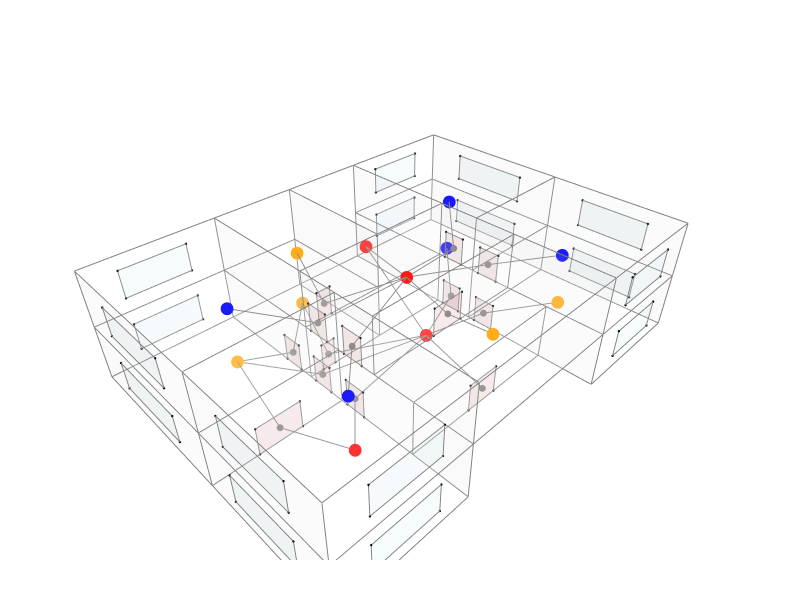

Notebook code cell kept with this figure:
### Markdown cell above
## 13. Visualize

### Code cell
# Set all face colors and opacities
for f in Topology.Faces(cc_building):
    d = Dictionary.ByKeysValues(["color", "opacity"], ["white", 0.05])
    Topology.SetDictionary(f, d)

for f in door_faces:
    d = Dictionary.ByKeysValues(["color", "opacity"], ["brown", 0.6])
    Topology.SetDictionary(f, d)

for f in window_faces:
    d = Dictionary.ByKeysValues(["color", "opacity"], ["lightblue", 0.6])
    Topology.SetDictionary(f, d)

for v in Topology.Vertices(cc_building):
    d = Dictionary.ByKeysValues(["size", "color"], [0, "white"])
    Topology.SetDictionary(v, d)

for i, v in enumerate(cell_vertices):
    if i in room_info:
        color = privacy_colors[room_info[i]["privacy"]]
        d = Dictionary.ByKeysValues(["size", "color"], [15, color])
        Topology.SetDictionary(v, d)

for v in door_apt_centroids:
    d = Dictionary.ByKeysValues(["size", "color"], [8, "gray"])
    Topology.SetDictionary(v, d)

door_cluster = Cluster.ByTopologies(door_faces)
window_cluster = Cluster.ByTopologies(window_faces)

Topology.Show(cc_building, door_cluster, window_cluster, g_privacy,
              vertexSizeKey="size",
              vertexColorKey="color",
              faceColorKey="color",
              opacityKey="FakeKey",
              faceOpacity=0.1,
              edgeColor="gray",
              edgeWidth=2,
              width=800,
              height=600,
              backgroundColor="white",
              renderer=renderer)

### Figure 1 — Plotly figure (JSON) as saved in the notebook; plotly's stock layout.template omitted (floating-point values rounded to 4 significant figures; data arrays with more than 128 entries replaced by an {"elided": "..."} marker saying what was removed)
{"data": [{"customdata": ["", "", "", "", "", "", "", "", "", "", "", "", "", "", "", "", "", "", "", "", "", "", "", "", "", "", "", "", "", "", "", "", "", "", "", "", "", "", "", "", "", "", "", "", "", "", "", "", "", "", "", "", "", "", "", "", "", ""], "hoverinfo": "text", "hovertemplate": ["Click ", "Click ", "Click ", "Click ", "Click ", "Click ", "Click ", "Click ", "Click ", "Click ", "Click ", "Click ", "Click ", "Click ", "Click ", "Click ", "Click ", "Click ", "Click ", "Click ", "Click ", "Click ", "Click ", "Click ", "Click ", "Click ", "Click ", "Click ", "Click ", "Click ", "Click ", "Click ", "Click ", "Click ", "Click ", "Click ", "Click ", "Click ", "Click ", "Click ", "Click ", "Click ", "Click ", "Click ", "Click ", "Click ", "Click ", "Click ", "Click ", "Click ", "Click ", "Click ", "Click ", "Click ", "Click ", "Click ", "Click ", "Click "], "hovertext": ["", "", "", "", "", "", "", "", "", "", "", "", "", "", "", "", "", "", "", "", "", "", "", "", "", "", "", "", "", "", "", "", "", "", "", "", "", "", "", "", "", "", "", "", "", "", "", "", "", "", "", "", "", "", "", "", "", ""], "legendgroup": "1", "legendrank": 1, "marker": {"color": ["#FFFFFF", "#FFFFFF", "#FFFFFF", "#FFFFFF", "#FFFFFF", "#FFFFFF", "#FFFFFF", "#FFFFFF", "#FFFFFF", "#FFFFFF", "#FFFFFF", "#FFFFFF", "#FFFFFF", "#FFFFFF", "#FFFFFF", "#FFFFFF", "#FFFFFF", "#FFFFFF", "#FFFFFF", "#FFFFFF", "#FFFFFF", "#FFFFFF", "#FFFFFF", "#FFFFFF", "#FFFFFF", "#FFFFFF", "#FFFFFF", "#FFFFFF", "#FFFFFF", "#FFFFFF", "#FFFFFF", "#FFFFFF", "#FFFFFF", "#FFFFFF", "#FFFFFF", "#FFFFFF", "#FFFFFF", "#FFFFFF", "#FFFFFF", "#FFFFFF", "#FFFFFF", "#FFFFFF", "#FFFFFF", "#FFFFFF", "#FFFFFF", "#FFFFFF", "#FFFFFF", "#FFFFFF", "#FFFFFF", "#FFFFFF", "#FFFFFF", "#FFFFFF", "#FFFFFF", "#FFFFFF", "#FFFFFF", "#FFFFFF", "#FFFFFF", "#FFFFFF"], "line": {"width": 0}, "opacity": 1, "size": [1.1, 1.1, 1.1, 1.1, 1.1, 1.1, 1.1, 1.1, 1.1, 1.1, 1.1, 1.1, 1.1, 1.1, 1.1, 1.1, 1.1, 1.1, 1.1, 1.1, 1.1, 1.1, 1.1, 1.1, 1.1, 1.1, 1.1, 1.1, 1.1, 1.1, 1.1, 1.1, 1.1, 1.1, 1.1, 1.1, 1.1, 1.1, 1.1, 1.1, 1.1, 1.1, 1.1, 1.1, 1.1, 1.1, 1.1, 1.1, 1.1, 1.1, 1.1, 1.1, 1.1, 1.1, 1.1, 1.1, 1.1, 1.1], "sizemode": "diameter", "symbol": "circle"}, "mode": "markers", "name": "1: Untitled (Vertices)", "showlegend": false, "text": ["", "", "", "", "", "", "", "", "", "", "", "", "", "", "", "", "", "", "", "", "", "", "", "", "", "", "", "", "", "", "", "", "", "", "", "", "", "", "", "", "", "", "", "", "", "", "", "", "", "", "", "", "", "", "", "", "", ""], "type": "scatter3d", "x": [21, 21, 30, 30, 21, 21, 21, 30, 30, 21, 21, 21, 21, 30, 21, 30, 21, 15, 15, 9, 9, 9, 9, 9, 9, 21, 30, 21, 21, 30, 15, 15, 15, 15, 21, 30, 21, 9, 9, 16.2, 13.8, 9, 9, 9, 9, 9, 9, 0, 0, 0, 0, 0, 0, 9, 0, 9, 0, 0], "y": [10, 10, 10, 10, 13, 13, 22, 22, 22, 22, 7, 7, 0, 0, 4, 0, 0, 13, 13, 10, 13, 7, 7, 10, 13, 10, 10, 13, 22, 22, 22, 22, 22, 13, 0, 0, 4, 0, 0, 4, 4, 4, 10, 4, 13, 22, 22, 10, 22, 10, 22, 0, 0, 22, 0, 0, 10, 22], "z": [8, 4, 4, 8, 4, 8, 4, 4, 8, 8, 8, 4, 4, 4, 4, 8, 8, 8, 4, 8, 8, 8, 4, 4, 4, 0, 0, 0, 0, 0, 0, 4, 8, 0, 0, 0, 0, 8, 4, 4, 4, 4, 0, 0, 0, 8, 4, 8, 8, 4, 4, 8, 4, 0, 0, 0, 0, 0]}, {"hoverinfo": "text", "legendgroup": "2", "legendrank": 2, "line": {"color": "gray", "dash": "solid", "width": 2}, "marker": {"size": 0}, "mode": "lines", "name": "1: Untitled (Edges)", "showlegend": false, "text": "", "type": "scatter3d", "x": {"elided": "342 float values"}, "y": {"elided": "342 int values"}, "z": {"elided": "342 int values"}}, {"cmax": 1, "cmin": 0, "color": "#FAFAFA", "colorscale": [[0, "#440154"], [0.1111, "#482878"], [0.2222, "#3e4989"], [0.3333, "#31688e"], [0.4444, "#26828e"], [0.5556, "#1f9e89"], [0.6667, "#35b779"], [0.7778, "#6ece58"], [0.8889, "#b5de2b"], [1, "#fde725"]], "facecolor": {"elided": "177 str values"}, "flatshading": true, "hoverinfo": "text", "hovertext": {"elided": "177 str values"}, "i": {"elided": "177 int values"}, "j": {"elided": "177 int values"}, "k": {"elided": "177 int values"}, "legendgroup": "3", "legendrank": 3, "lighting": {"facenormalsepsilon": 0}, "name": "1: Untitled (Faces)", "opacity": 0.1, "showlegend": false, "showscale": false, "text": {"elided": "177 str values"}, "type": "mesh3d", "x": [30, 21, 21, 30, 21, 21, 30, 21, 30, 21, 21, 21, 21, 30, 21, 30, 21, 15, 15, 9, 9, 9, 9, 9, 9, 30, 21, 21, 21, 30, 15, 15, 15, 15, 30, 21, 21, 9, 9, 16.2, 13.8, 9, 9, 9, 9, 9, 9, 0, 0, 0, 0, 0, 0, 9, 9, 0, 0, 0], "y": [10, 10, 10, 10, 13, 13, 22, 22, 22, 22, 7, 7, 4, 0, 0, 0, 0, 13, 13, 13, 10, 7, 7, 10, 13, 10, 10, 13, 22, 22, 22, 22, 22, 13, 0, 0, 4, 0, 0, 4, 4, 4, 10, 4, 13, 22, 22, 22, 10, 10, 22, 0, 0, 22, 0, 0, 10, 22], "z": [4, 8, 4, 8, 8, 4, 4, 4, 8, 8, 4, 8, 4, 4, 4, 8, 8, 4, 8, 8, 8, 8, 4, 4, 4, 0, 0, 0, 0, 0, 0, 4, 8, 0, 0, 0, 0, 8, 4, 4, 4, 4, 0, 0, 0, 8, 4, 8, 8, 4, 4, 8, 4, 0, 0, 0, 0, 0]}, {"customdata": ["", "", "", "", "", "", "", "", "", "", "", "", "", "", "", "", "", "", "", "", "", "", "", "", "", "", "", "", "", "", "", "", "", "", "", "", "", "", "", "", "", "", "", "", "", "", "", "", "", "", "", "", "", "", "", ""], "hoverinfo": "text", "hovertemplate": ["Click ", "Click ", "Click ", "Click ", "Click ", "Click ", "Click ", "Click ", "Click ", "Click ", "Click ", "Click ", "Click ", "Click ", "Click ", "Click ", "Click ", "Click ", "Click ", "Click ", "Click ", "Click ", "Click ", "Click ", "Click ", "Click ", "Click ", "Click ", "Click ", "Click ", "Click ", "Click ", "Click ", "Click ", "Click ", "Click ", "Click ", "Click ", "Click ", "Click ", "Click ", "Click ", "Click ", "Click ", "Click ", "Click ", "Click ", "Click ", "Click ", "Click ", "Click ", "Click ", "Click ", "Click ", "Click ", "Click "], "hovertext": ["", "", "", "", "", "", "", "", "", "", "", "", "", "", "", "", "", "", "", "", "", "", "", "", "", "", "", "", "", "", "", "", "", "", "", "", "", "", "", "", "", "", "", "", "", "", "", "", "", "", "", "", "", "", "", ""], "legendgroup": "5", "legendrank": 5, "marker": {"color": ["#000000", "#000000", "#000000", "#000000", "#000000", "#000000", "#000000", "#000000", "#000000", "#000000", "#000000", "#000000", "#000000", "#000000", "#000000", "#000000", "#000000", "#000000", "#000000", "#000000", "#000000", "#000000", "#000000", "#000000", "#000000", "#000000", "#000000", "#000000", "#000000", "#000000", "#000000", "#000000", "#000000", "#000000", "#000000", "#000000", "#000000", "#000000", "#000000", "#000000", "#000000", "#000000", "#000000", "#000000", "#000000", "#000000", "#000000", "#000000", "#000000", "#000000", "#000000", "#000000", "#000000", "#000000", "#000000", "#000000"], "line": {"width": 0}, "opacity": 1, "size": [2.8, 2.8, 2.8, 2.8, 2.8, 2.8, 2.8, 2.8, 2.8, 2.8, 2.8, 2.8, 2.8, 2.8, 2.8, 2.8, 2.8, 2.8, 2.8, 2.8, 2.8, 2.8, 2.8, 2.8, 2.8, 2.8, 2.8, 2.8, 2.8, 2.8, 2.8, 2.8, 2.8, 2.8, 2.8, 2.8, 2.8, 2.8, 2.8, 2.8, 2.8, 2.8, 2.8, 2.8, 2.8, 2.8, 2.8, 2.8, 2.8, 2.8, 2.8, 2.8, 2.8, 2.8, 2.8, 2.8], "sizemode": "diameter", "symbol": "circle"}, "mode": "markers", "name": "2: Untitled (Vertices)", "showlegend": false, "text": ["", "", "", "", "", "", "", "", "", "", "", "", "", "", "", "", "", "", "", "", "", "", "", "", "", "", "", "", "", "", "", "", "", "", "", "", "", "", "", "", "", "", "", "", "", "", "", "", "", "", "", "", "", "", "", ""], "type": "scatter3d", "x": [13.8, 16.2, 16.2, 13.8, 16.2, 13.8, 13.8, 16.2, 10, 10, 11, 11, 21, 21, 21, 21, 21, 21, 21, 21, 9, 9, 9, 9, 9, 9, 9, 9, 21, 21, 21, 21, 21, 21, 21, 21, 9, 9, 9, 9, 9, 9, 9, 9, 9, 9, 9, 9, 6, 6, 3, 3, 10, 10, 11, 11], "y": [7, 7, 7, 7, 4, 4, 4, 4, 13, 13, 13, 13, 9.5, 9.5, 8, 8, 12.5, 12.5, 11, 11, 9.5, 9.5, 8, 8, 12.5, 12.5, 11, 11, 9.5, 9.5, 8, 8, 12.5, 12.5, 11, 11, 15.5, 15.5, 14, 14, 9.5, 9.5, 8, 8, 12.5, 12.5, 11, 11, 10, 10, 10, 10, 13, 13, 13, 13], "z": [4, 4, 6, 6, 0, 0, 2, 2, 6, 4, 4, 6, 6, 4, 4, 6, 6, 4, 4, 6, 6, 4, 4, 6, 6, 4, 4, 6, 2, 0, 0, 2, 2, 0, 0, 2, 2, 0, 0, 2, 2, 0, 0, 2, 2, 0, 0, 2, 2, 0, 0, 2, 2, 0, 0, 2]}, {"hoverinfo": "text", "legendgroup": "6", "legendrank": 6, "line": {"color": "gray", "dash": "solid", "width": 2}, "marker": {"size": 0}, "mode": "lines", "name": "2: Untitled (Edges)", "showlegend": false, "text": "", "type": "scatter3d", "x": {"elided": "168 float values"}, "y": {"elided": "168 float values"}, "z": {"elided": "168 int values"}}, {"cmax": 1, "cmin": 0, "color": "#FAFAFA", "colorscale": [[0, "#440154"], [0.1111, "#482878"], [0.2222, "#3e4989"], [0.3333, "#31688e"], [0.4444, "#26828e"], [0.5556, "#1f9e89"], [0.6667, "#35b779"], [0.7778, "#6ece58"], [0.8889, "#b5de2b"], [1, "#fde725"]], "facecolor": ["#A52A2A", "#A52A2A", "#A52A2A", "#A52A2A", "#A52A2A", "#A52A2A", "#A52A2A", "#A52A2A", "#A52A2A", "#A52A2A", "#A52A2A", "#A52A2A", "#A52A2A", "#A52A2A", "#A52A2A", "#A52A2A", "#A52A2A", "#A52A2A", "#A52A2A", "#A52A2A", "#A52A2A", "#A52A2A", "#A52A2A", "#A52A2A", "#A52A2A", "#A52A2A", "#A52A2A", "#A52A2A"], "flatshading": true, "hoverinfo": "text", "hovertext": ["Face_01", "Face_02", "Face_03", "Face_04", "Face_05", "Face_06", "Face_07", "Face_08", "Face_09", "Face_10", "Face_11", "Face_12", "Face_13", "Face_14", "Face_15", "Face_16", "Face_17", "Face_18", "Face_19", "Face_20", "Face_21", "Face_22", "Face_23", "Face_24", "Face_25", "Face_26", "Face_27", "Face_28"], "i": [0, 0, 4, 4, 8, 8, 12, 12, 16, 16, 20, 20, 24, 24, 28, 28, 32, 32, 36, 36, 40, 40, 44, 44, 48, 48, 52, 52], "j": [1, 2, 5, 6, 9, 11, 13, 15, 17, 19, 21, 23, 25, 27, 29, 31, 33, 35, 37, 39, 41, 43, 45, 47, 49, 50, 53, 55], "k": [2, 3, 6, 7, 10, 9, 14, 13, 18, 17, 22, 21, 26, 25, 30, 29, 34, 33, 38, 37, 42, 41, 46, 45, 50, 51, 54, 53], "legendgroup": "7", "legendrank": 7, "lighting": {"facenormalsepsilon": 0}, "name": "2: Untitled (Faces)", "opacity": 0.1, "showlegend": false, "showscale": false, "text": ["Face_01", "Face_02", "Face_03", "Face_04", "Face_05", "Face_06", "Face_07", "Face_08", "Face_09", "Face_10", "Face_11", "Face_12", "Face_13", "Face_14", "Face_15", "Face_16", "Face_17", "Face_18", "Face_19", "Face_20", "Face_21", "Face_22", "Face_23", "Face_24", "Face_25", "Face_26", "Face_27", "Face_28"], "type": "mesh3d", "x": [16.2, 16.2, 13.8, 13.8, 16.2, 16.2, 13.8, 13.8, 11, 10, 10, 11, 21, 21, 21, 21, 21, 21, 21, 21, 9, 9, 9, 9, 9, 9, 9, 9, 21, 21, 21, 21, 21, 21, 21, 21, 9, 9, 9, 9, 9, 9, 9, 9, 9, 9, 9, 9, 6, 6, 3, 3, 11, 10, 10, 11], "y": [7, 7, 7, 7, 4, 4, 4, 4, 13, 13, 13, 13, 8, 9.5, 9.5, 8, 11, 12.5, 12.5, 11, 8, 9.5, 9.5, 8, 11, 12.5, 12.5, 11, 8, 9.5, 9.5, 8, 11, 12.5, 12.5, 11, 14, 15.5, 15.5, 14, 8, 9.5, 9.5, 8, 11, 12.5, 12.5, 11, 10, 10, 10, 10, 13, 13, 13, 13], "z": [4, 6, 6, 4, 2, 0, 0, 2, 4, 6, 4, 6, 4, 6, 4, 6, 4, 6, 4, 6, 4, 6, 4, 6, 4, 6, 4, 6, 0, 2, 0, 2, 0, 2, 0, 2, 0, 2, 0, 2, 0, 2, 0, 2, 0, 2, 0, 2, 2, 0, 0, 2, 0, 2, 0, 2]}, {"customdata": ["", "", "", "", "", "", "", "", "", "", "", "", "", "", "", "", "", "", "", "", "", "", "", "", "", "", "", "", "", "", "", "", "", "", "", "", "", "", "", "", "", "", "", "", "", "", "", "", "", "", "", "", "", "", "", "", "", "", "", "", "", "", "", ""], "hoverinfo": "text", "hovertemplate": ["Click ", "Click ", "Click ", "Click ", "Click ", "Click ", "Click ", "Click ", "Click ", "Click ", "Click ", "Click ", "Click ", "Click ", "Click ", "Click ", "Click ", "Click ", "Click ", "Click ", "Click ", "Click ", "Click ", "Click ", "Click ", "Click ", "Click ", "Click ", "Click ", "Click ", "Click ", "Click ", "Click ", "Click ", "Click ", "Click ", "Click ", "Click ", "Click ", "Click ", "Click ", "Click ", "Click ", "Click ", "Click ", "Click ", "Click ", "Click ", "Click ", "Click ", "Click ", "Click ", "Click ", "Click ", "Click ", "Click ", "Click ", "Click ", "Click ", "Click ", "Click ", "Click ", "Click ", "Click "], "hovertext": ["", "", "", "", "", "", "", "", "", "", "", "", "", "", "", "", "", "", "", "", "", "", "", "", "", "", "", "", "", "", "", "", "", "", "", "", "", "", "", "", "", "", "", "", "", "", "", "", "", "", "", "", "", "", "", "", "", "", "", "", "", "", "", ""], "legendgroup": "9", "legendrank": 9, "marker": {"color": ["#000000", "#000000", "#000000", "#000000", "#000000", "#000000", "#000000", "#000000", "#000000", "#000000", "#000000", "#000000", "#000000", "#000000", "#000000", "#000000", "#000000", "#000000", "#000000", "#000000", "#000000", "#000000", "#000000", "#000000", "#000000", "#000000", "#000000", "#000000", "#000000", "#000000", "#000000", "#000000", "#000000", "#000000", "#000000", "#000000", "#000000", "#000000", "#000000", "#000000", "#000000", "#000000", "#000000", "#000000", "#000000", "#000000", "#000000", "#000000", "#000000", "#000000", "#000000", "#000000", "#000000", "#000000", "#000000", "#000000", "#000000", "#000000", "#000000", "#000000", "#000000", "#000000", "#000000", "#000000"], "line": {"width": 0}, "opacity": 1, "size": [2.8, 2.8, 2.8, 2.8, 2.8, 2.8, 2.8, 2.8, 2.8, 2.8, 2.8, 2.8, 2.8, 2.8, 2.8, 2.8, 2.8, 2.8, 2.8, 2.8, 2.8, 2.8, 2.8, 2.8, 2.8, 2.8, 2.8, 2.8, 2.8, 2.8, 2.8, 2.8, 2.8, 2.8, 2.8, 2.8, 2.8, 2.8, 2.8, 2.8, 2.8, 2.8, 2.8, 2.8, 2.8, 2.8, 2.8, 2.8, 2.8, 2.8, 2.8, 2.8, 2.8, 2.8, 2.8, 2.8, 2.8, 2.8, 2.8, 2.8, 2.8, 2.8, 2.8, 2.8], "sizemode": "diameter", "symbol": "circle"}, "mode": "markers", "name": "3: Untitled (Vertices)", "showlegend": false, "text": ["", "", "", "", "", "", "", "", "", "", "", "", "", "", "", "", "", "", "", "", "", "", "", "", "", "", "", "", "", "", "", "", "", "", "", "", "", "", "", "", "", "", "", "", "", "", "", "", "", "", "", "", "", "", "", "", "", "", "", "", "", "", "", ""], "type": "scatter3d", "x": [23.25, 27.75, 27.75, 23.25, 30, 30, 30, 30, 30, 30, 30, 30, 27.75, 23.25, 23.25, 27.75, 6.75, 2.25, 2.25, 6.75, 0, 0, 0, 0, 0, 0, 0, 0, 2.25, 6.75, 6.75, 2.25, 23.25, 27.75, 27.75, 23.25, 30, 30, 30, 30, 30, 30, 30, 30, 27.75, 23.25, 23.25, 27.75, 6.75, 2.25, 2.25, 6.75, 0, 0, 0, 0, 0, 0, 0, 0, 2.25, 6.75, 6.75, 2.25], "y": [0, 0, 0, 0, 2.5, 7.5, 7.5, 2.5, 13, 19, 19, 13, 22, 22, 22, 22, 22, 22, 22, 22, 19, 13, 13, 19, 2.5, 7.5, 7.5, 2.5, 0, 0, 0, 0, 0, 0, 0, 0, 2.5, 7.5, 7.5, 2.5, 13, 19, 19, 13, 22, 22, 22, 22, 22, 22, 22, 22, 19, 13, 13, 19, 2.5, 7.5, 7.5, 2.5, 0, 0, 0, 0], "z": [5, 5, 7, 7, 5, 5, 7, 7, 5, 5, 7, 7, 5, 5, 7, 7, 5, 5, 7, 7, 5, 5, 7, 7, 5, 5, 7, 7, 5, 5, 7, 7, 1, 1, 3, 3, 1, 1, 3, 3, 1, 1, 3, 3, 1, 1, 3, 3, 1, 1, 3, 3, 1, 1, 3, 3, 1, 1, 3, 3, 1, 1, 3, 3]}, {"hoverinfo": "text", "legendgroup": "10", "legendrank": 10, "line": {"color": "gray", "dash": "solid", "width": 2}, "marker": {"size": 0}, "mode": "lines", "name": "3: Untitled (Edges)", "showlegend": false, "text": "", "type": "scatter3d", "x": {"elided": "192 float values"}, "y": {"elided": "192 float values"}, "z": {"elided": "192 int values"}}, {"cmax": 1, "cmin": 0, "color": "#FAFAFA", "colorscale": [[0, "#440154"], [0.1111, "#482878"], [0.2222, "#3e4989"], [0.3333, "#31688e"], [0.4444, "#26828e"], [0.5556, "#1f9e89"], [0.6667, "#35b779"], [0.7778, "#6ece58"], [0.8889, "#b5de2b"], [1, "#fde725"]], "facecolor": ["#ADD8E6", "#ADD8E6", "#ADD8E6", "#ADD8E6", "#ADD8E6", "#ADD8E6", "#ADD8E6", "#ADD8E6", "#ADD8E6", "#ADD8E6", "#ADD8E6", "#ADD8E6", "#ADD8E6", "#ADD8E6", "#ADD8E6", "#ADD8E6", "#ADD8E6", "#ADD8E6", "#ADD8E6", "#ADD8E6", "#ADD8E6", "#ADD8E6", "#ADD8E6", "#ADD8E6", "#ADD8E6", "#ADD8E6", "#ADD8E6", "#ADD8E6", "#ADD8E6", "#ADD8E6", "#ADD8E6", "#ADD8E6"], "flatshading": true, "hoverinfo": "text", "hovertext": ["Face_01", "Face_02", "Face_03", "Face_04", "Face_05", "Face_06", "Face_07", "Face_08", "Face_09", "Face_10", "Face_11", "Face_12", "Face_13", "Face_14", "Face_15", "Face_16", "Face_17", "Face_18", "Face_19", "Face_20", "Face_21", "Face_22", "Face_23", "Face_24", "Face_25", "Face_26", "Face_27", "Face_28", "Face_29", "Face_30", "Face_31", "Face_32"], "i": [0, 0, 4, 4, 8, 8, 12, 12, 16, 16, 20, 20, 24, 24, 28, 28, 32, 32, 36, 36, 40, 40, 44, 44, 48, 48, 52, 52, 56, 56, 60, 60], "j": [1, 2, 5, 6, 9, 10, 13, 14, 17, 18, 21, 22, 25, 26, 29, 30, 33, 34, 37, 38, 41, 42, 45, 46, 49, 50, 53, 54, 57, 58, 61, 62], "k": [2, 3, 6, 7, 10, 11, 14, 15, 18, 19, 22, 23, 26, 27, 30, 31, 34, 35, 38, 39, 42, 43, 46, 47, 50, 51, 54, 55, 58, 59, 62, 63], "legendgroup": "11", "legendrank": 11, "lighting": {"facenormalsepsilon": 0}, "name": "3: Untitled (Faces)", "opacity": 0.1, "showlegend": false, "showscale": false, "text": ["Face_01", "Face_02", "Face_03", "Face_04", "Face_05", "Face_06", "Face_07", "Face_08", "Face_09", "Face_10", "Face_11", "Face_12", "Face_13", "Face_14", "Face_15", "Face_16", "Face_17", "Face_18", "Face_19", "Face_20", "Face_21", "Face_22", "Face_23", "Face_24", "Face_25", "Face_26", "Face_27", "Face_28", "Face_29", "Face_30", "Face_31", "Face_32"], "type": "mesh3d", "x": [27.75, 27.75, 23.25, 23.25, 30, 30, 30, 30, 30, 30, 30, 30, 27.75, 27.75, 23.25, 23.25, 6.75, 6.75, 2.25, 2.25, 0, 0, 0, 0, 0, 0, 0, 0, 6.75, 6.75, 2.25, 2.25, 27.75, 27.75, 23.25, 23.25, 30, 30, 30, 30, 30, 30, 30, 30, 27.75, 27.75, 23.25, 23.25, 6.75, 6.75, 2.25, 2.25, 0, 0, 0, 0, 0, 0, 0, 0, 6.75, 6.75, 2.25, 2.25], "y": [0, 0, 0, 0, 2.5, 2.5, 7.5, 7.5, 13, 13, 19, 19, 22, 22, 22, 22, 22, 22, 22, 22, 13, 13, 19, 19, 2.5, 2.5, 7.5, 7.5, 0, 0, 0, 0, 0, 0, 0, 0, 2.5, 2.5, 7.5, 7.5, 13, 13, 19, 19, 22, 22, 22, 22, 22, 22, 22, 22, 13, 13, 19, 19, 2.5, 2.5, 7.5, 7.5, 0, 0, 0, 0], "z": [5, 7, 7, 5, 7, 5, 5, 7, 7, 5, 5, 7, 7, 5, 5, 7, 7, 5, 5, 7, 5, 7, 7, 5, 7, 5, 5, 7, 5, 7, 7, 5, 1, 3, 3, 1, 3, 1, 1, 3, 3, 1, 1, 3, 3, 1, 1, 3, 3, 1, 1, 3, 1, 3, 3, 1, 3, 1, 1, 3, 1, 3, 3, 1]}, {"hoverinfo": "text", "legendgroup": "14", "legendrank": 14, "line": {"color": "gray", "dash": "solid", "width": 2}, "marker": {"size": 0}, "mode": "lines", "name": "4: Untitled Graph (Edges)", "showlegend": false, "text": "", "type": "scatter3d", "x": [21, 15, null, 18, 15, null, 15, 9, null, 15, 10.5, null, 15, 9, null, 15, 15, null, 21, 15, null, 9, 5.4, null, 9, 5.4, null, 4.5, 5.4, null, 24.6, 21, null, 24.27, 21, null, 21, 15, null, 21, 15, null, 18, 15, null, 15, 9, null, 15, 9, null, 15, 10.5, null, 15.0, 15, null, 9, 5.727, null, 24.27, 21, null, 15, 15, null, 12, 9, null, 10.5, 12, null, 24.6, 21, null, 9, 5.4, null, 9, 5.727, null, 5.727, 4.5, null, 10.5, 12, null], "y": [8.75, 10.43, null, 17.5, 10.43, null, 10.43, 11.75, null, 10.43, 13, null, 10.43, 8.75, null, 10.43, 7, null, 11.75, 10.43, null, 14.75, 15.4, null, 11.75, 15.4, null, 10, 15.4, null, 15.4, 11.75, null, 5, 8.75, null, 8.75, 8.667, null, 11.75, 8.667, null, 17.5, 8.667, null, 8.667, 11.75, null, 8.667, 8.75, null, 8.667, 13, null, 4, 8.667, null, 8.75, 5.273, null, 5.273, 8.75, null, 7, 3.667, null, 17.5, 14.75, null, 13, 17.5, null, 15.4, 11.75, null, 11.75, 15.4, null, 8.75, 5, null, 5, 10, null, 13, 17.5, null], "z": [5, 6, null, 4, 6, null, 6, 5, null, 6, 5, null, 6, 5, null, 6, 5, null, 5, 6, null, 1, 2, null, 1, 2, null, 1, 2, null, 2, 1, null, 2.182, 1, null, 1, 2.444, null, 1, 2.444, null, 4, 2.444, null, 2.444, 1, null, 2.444, 1, null, 2.444, 1, null, 1, 2.444, null, 5, 5.818, null, 5.818, 5, null, 5, 5.333, null, 2, 1, null, 1, 2, null, 6, 5, null, 5, 6, null, 1, 2.182, null, 2.182, 1, null, 5, 6, null]}, {"customdata": ["", "", "", "", "", "", "", "", "", "", "", "", "", "", "", "", "", "", "", "", "", "", "", "", "", "", "", ""], "hoverinfo": "text", "hovertemplate": ["Click ", "Click ", "Click ", "Click ", "Click ", "Click ", "Click ", "Click ", "Click ", "Click ", "Click ", "Click ", "Click ", "Click ", "Click ", "Click ", "Click ", "Click ", "Click ", "Click ", "Click ", "Click ", "Click ", "Click ", "Click ", "Click ", "Click ", "Click "], "hovertext": ["", "", "", "", "", "", "", "", "", "", "", "", "", "", "", "", "", "", "", "", "", "", "", "", "", "", "", ""], "legendgroup": "13", "legendrank": 13, "marker": {"color": ["#FF0000", "#FFA500", "#0000FF", "#FFA500", "#FF0000", "#0000FF", "#0000FF", "#FFA500", "#FFA500", "#0000FF", "#0000FF", "#FF0000", "#FFA500", "#FF0000", "#808080", "#808080", "#808080", "#808080", "#808080", "#808080", "#808080", "#808080", "#808080", "#808080", "#808080", "#808080", "#808080", "#808080"], "line": {"width": 0}, "opacity": 1, "size": [15, 15, 15, 15, 15, 15, 15, 15, 15, 15, 15, 15, 15, 15, 8, 8, 8, 8, 8, 8, 8, 8, 8, 8, 8, 8, 8, 8], "sizemode": "diameter", "symbol": "circle"}, "mode": "markers", "name": "4: Untitled Graph (Vertices)", "showlegend": false, "text": ["", "", "", "", "", "", "", "", "", "", "", "", "", "", "", "", "", "", "", "", "", "", "", "", "", "", "", ""], "type": "scatter3d", "x": [15, 5.4, 24.6, 24.27, 15, 5.727, 24.27, 15, 12, 24.6, 5.4, 5.727, 12, 18, 21, 21, 9, 21, 9, 21, 15, 10.5, 9, 10.5, 4.5, 9, 9, 15.0], "y": [10.43, 15.4, 15.4, 5, 8.667, 5.273, 5.273, 3.667, 17.5, 15.4, 15.4, 5, 17.5, 17.5, 11.75, 8.75, 11.75, 8.75, 14.75, 11.75, 7, 13, 8.75, 13, 10, 11.75, 8.75, 4], "z": [6, 2, 2, 2.182, 2.444, 5.818, 5.818, 5.333, 2, 6, 6, 2.182, 6, 4, 1, 5, 1, 1, 1, 5, 5, 1, 5, 5, 1, 5, 1, 1]}], "layout": {"autosize": true, "height": 600, "margin": {"b": 40, "l": 40, "r": 40, "t": 40}, "paper_bgcolor": "#FFFFFF", "plot_bgcolor": "#FFFFFF", "scene": {"aspectmode": "data", "camera": {"center": {"x": 0, "y": 0, "z": 0}, "eye": {"x": -1.25, "y": -1.25, "z": 1.25}, "projection": {"type": "perspective"}, "up": {"x": 0, "y": 0, "z": 1}}, "xaxis": {"visible": false}, "yaxis": {"visible": false}, "zaxis": {"visible": false}}, "showlegend": true, "width": 800, "xaxis": {"showgrid": false, "visible": false, "zeroline": false}, "yaxis": {"showgrid": false, "visible": false, "zeroline": false}}}
